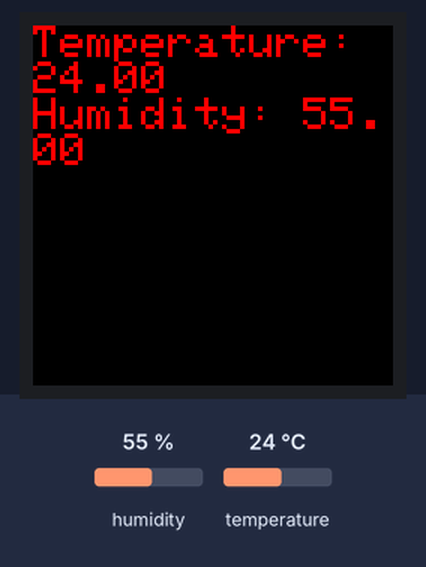
The sketch below on a simulated Arduino Uno, built with avr-gcc and run on an emulated ATmega328P. On the bench: 240×240 colour display. The inputs (shaded band) are chosen by the test bench; at power-on: humidity 55 %, temperature 24 °C.

Above: at 0.2 s.
1.3 s: humidity set to 22 %
At 3.0 s:
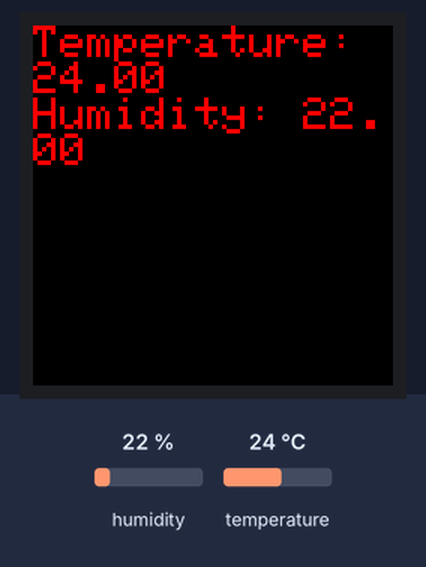
6.9 s: temperature set to 12 °C
At 9.5 s:
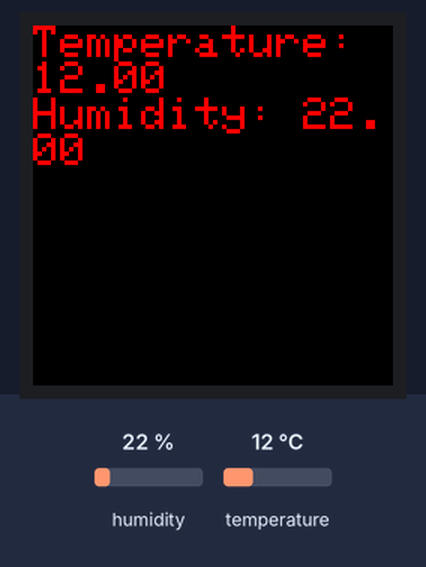
10.2 s: humidity set to 40 %
At 11.7 s:
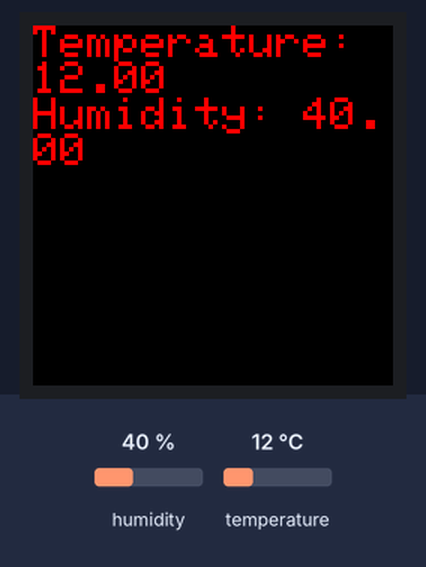
13.1 s: temperature set to 19 °C
At 16.0 s:
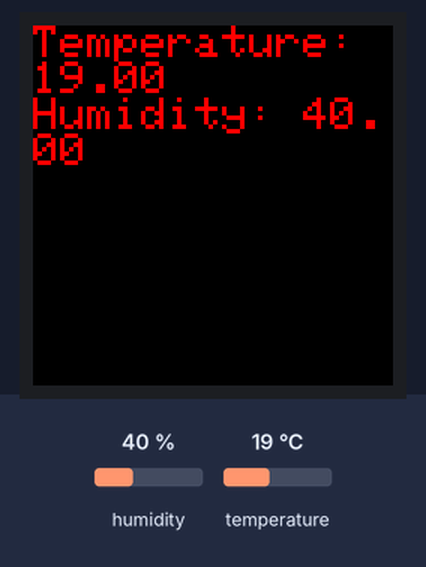
Timing chart, 0 to 17.5 s (numbered marks = the images above; inputs shaded):
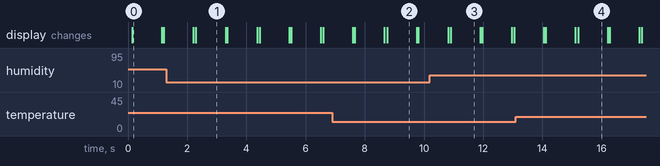

Measured:
- after the input at 1.3 s, the display: first differs from a run without the input after 1.0 s (image 1)
- after the input at 6.9 s, the display: first differs from a run without the input after 1.9 s (image 2)
- after the input at 10.2 s, the display: first differs from a run without the input after 0.70 s (image 3)
- after the input at 13.1 s, the display: first differs from a run without the input after 2.1 s (image 4)
- what the display in image 0 shows lasts 1.0 s, from 0.1 s to 1.1 s

The sketch:

DHT11TemperatureAndHumidityOnOLED.ino
```cpp
#include <Arduino_ST7789_Fast.h>
#include <DHT.h>
#define Type DHT11
#define sensePin 2
DHT HT(sensePin, Type);

Arduino_ST7789 lcd = Arduino_ST7789(9, 10);
void setup() {
  lcd.init(240, 240); //initialize screen resolution
  lcd.fillScreen(BLACK);
  lcd.setTextColor(RED);
  lcd.setTextSize(3);
  HT.begin();
}

void loop() {
  lcd.clearScreen();
  lcd.setCursor(0,0);
  lcd.print("Temperature: ");
  lcd.println(HT.readTemperature());
  lcd.print("Humidity: ");
  lcd.println(HT.readHumidity());
  delay(1000);
}
```
